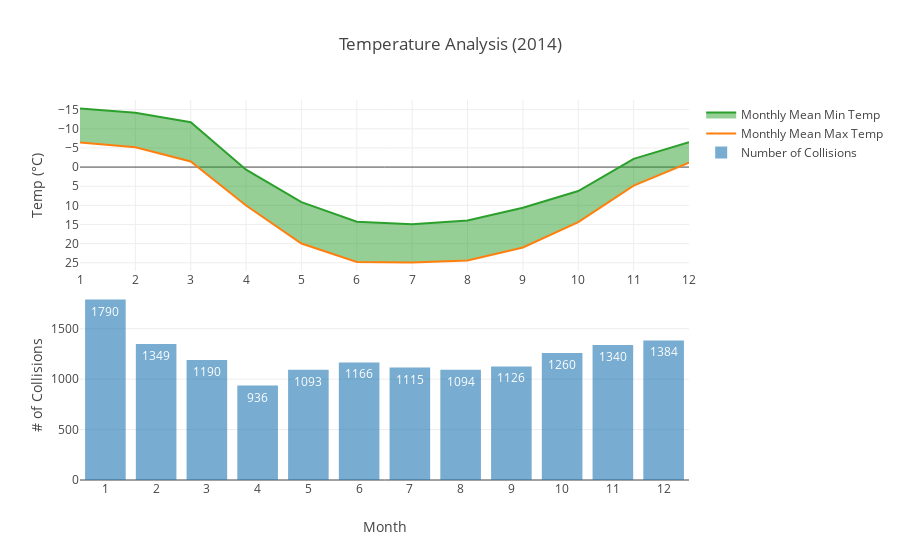
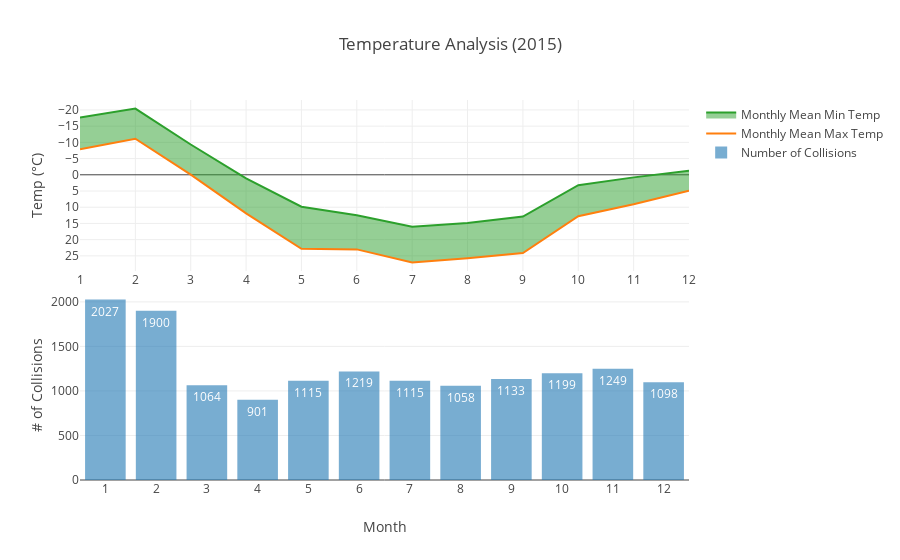
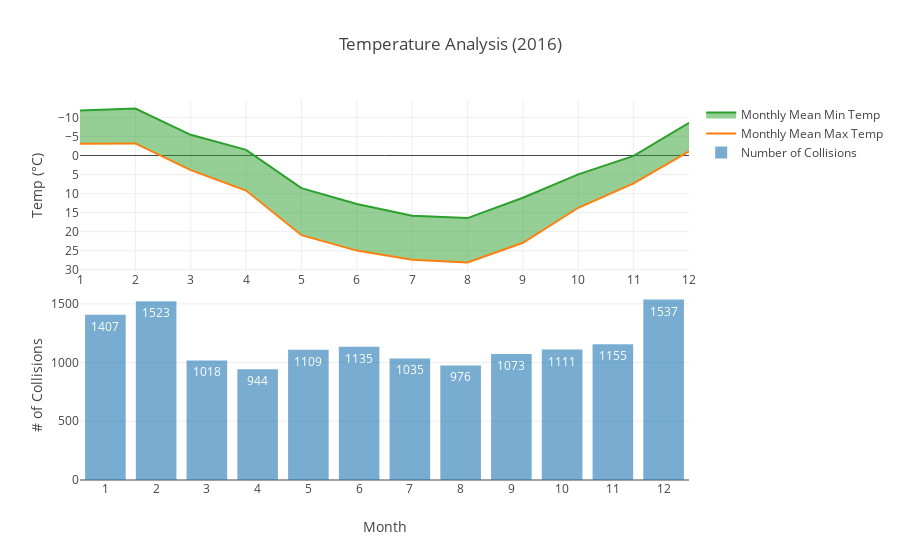

Source (notebook cell) for these figures, in order:
### Markdown cell above
### 2.3 Temperature

### Code cell
df_avg = wt1417.groupby(["Year","Month"]).mean()
df_avg["Year"] = [x[0] for x in df_avg.index]
df_avg["Month"] = [x[1] for x in df_avg.index]

df_sum = wt1417.groupby(["Year","Month"]).sum()
df_sum["Year"] = [x[0] for x in df_sum.index]
df_sum["Month"] = [x[1] for x in df_sum.index]

def printTemInYear(n):
    monthCase = go.Bar(x = df_sum[df_sum["Year"]==n]["Month"],
                       y = df_sum[df_sum["Year"]==n]["Number of Collisions"],
                       text = df_sum[df_sum["Year"]==n]["Number of Collisions"],
                       textposition = 'auto',
                       opacity = 0.6,
                       name = 'Number of Collisions')
    max_temp = go.Scatter(x = df_avg[df_avg["Year"]==n]["Month"],
                         y = df_avg[df_avg["Year"]==n]["Max Temp (°C)"],
                         mode = 'lines',
                         name = 'Monthly Mean Max Temp',
                         xaxis = 'x2', 
                         yaxis = 'y2')
    min_temp = go.Scatter(x = df_avg[df_avg["Year"]==n]["Month"],
                         y = df_avg[df_avg["Year"]==n]["Min Temp (°C)"],
                         mode = 'lines',
                         name = 'Monthly Mean Min Temp',
                         fill = 'tonexty', 
                         xaxis = 'x2', 
                         yaxis = 'y2')
    fig = dict(data = [monthCase, max_temp,min_temp], 
               layout = go.Layout(title = "Temperature Analysis (" + str(n) + ")",
                                  xaxis = dict(title='Month', dtick=1),
                                  yaxis = dict(title='# of Collisions', dtick=500, domain = [0,0.5]),
                                  yaxis2 = dict(title='Temp (°C)', dtick=5, domain = [0.55,1.0],autorange='reversed'),
                                  xaxis2 = dict(dtick=1, anchor = 'y2')
                                 )
              )
    iplot(fig)
    
for m in range(2014,2018):
    printTemInYear(m)
    
print("The correlation between number of collisions and mean temperature: \n" 
      + "all months = %.4f" % df_avg["Number of Collisions"].corr(df_avg["Mean Temp (°C)"]) + "\n" 
      + "In each month: " + "\n")

def corrInMonth(l):
      s = {
        1: 'January',
        2: 'February',
        3: 'March',
        4: 'April',
        5: 'May',
        6: 'June',
        7: 'July',
        8: 'August',
        9: 'September',
       10: 'October',
       11: 'November',
       12: 'December'
      }[l]
      print(s + " = %.4f" % df_avg[df_avg["Month"] == l]["Number of Collisions"].corr(df_avg["Mean Temp (°C)"]))
        
for f in range(1,13):
    corrInMonth(f)

### Figure 1 — Plotly figure (JSON) as saved in the notebook; plotly's stock layout.template omitted (floating-point values rounded to 4 significant figures)
{"data": [{"name": "Number of Collisions", "opacity": 0.6, "text": ["1790", "1349", "1190", "936", "1093", "1166", "1115", "1094", "1126", "1260", "1340", "1384"], "textposition": "auto", "type": "bar", "uid": "69ae6d52-9e8b-11e8-b396-0800275aa47c", "x": [1, 2, 3, 4, 5, 6, 7, 8, 9, 10, 11, 12], "y": [1790, 1349, 1190, 936, 1093, 1166, 1115, 1094, 1126, 1260, 1340, 1384]}, {"mode": "lines", "name": "Monthly Mean Max Temp", "type": "scatter", "uid": "69ae7248-9e8b-11e8-b396-0800275aa47c", "x": [1, 2, 3, 4, 5, 6, 7, 8, 9, 10, 11, 12], "xaxis": "x2", "y": [-6.41, -5.193, -1.461, 10.04, 19.97, 24.77, 24.91, 24.37, 21.0, 14.37, 4.833, -1.123], "yaxis": "y2"}, {"fill": "tonexty", "mode": "lines", "name": "Monthly Mean Min Temp", "type": "scatter", "uid": "69ae748c-9e8b-11e8-b396-0800275aa47c", "x": [1, 2, 3, 4, 5, 6, 7, 8, 9, 10, 11, 12], "xaxis": "x2", "y": [-15.28, -14.19, -11.7, 0.67, 9.174, 14.28, 14.95, 13.94, 10.61, 6.268, -2.147, -6.494], "yaxis": "y2"}], "layout": {"title": "Temperature Analysis (2014)", "xaxis": {"dtick": 1, "title": "Month"}, "xaxis2": {"anchor": "y2", "dtick": 1}, "yaxis": {"domain": [0, 0.5], "dtick": 500, "title": "# of Collisions"}, "yaxis2": {"autorange": "reversed", "domain": [0.55, 1], "dtick": 5, "title": "Temp (°C)"}}}

### Figure 2 — Plotly figure (JSON) as saved in the notebook; plotly's stock layout.template omitted (floating-point values rounded to 4 significant figures)
{"data": [{"name": "Number of Collisions", "opacity": 0.6, "text": ["2027", "1900", "1064", "901", "1115", "1219", "1115", "1058", "1133", "1199", "1249", "1098"], "textposition": "auto", "type": "bar", "uid": "69cd7d6e-9e8b-11e8-b396-0800275aa47c", "x": [1, 2, 3, 4, 5, 6, 7, 8, 9, 10, 11, 12], "y": [2027, 1900, 1064, 901, 1115, 1219, 1115, 1058, 1133, 1199, 1249, 1098]}, {"mode": "lines", "name": "Monthly Mean Max Temp", "type": "scatter", "uid": "69cd82aa-9e8b-11e8-b396-0800275aa47c", "x": [1, 2, 3, 4, 5, 6, 7, 8, 9, 10, 11, 12], "xaxis": "x2", "y": [-7.848, -11.13, -0.05484, 11.89, 22.82, 23.0, 27.02, 25.71, 24.13, 12.76, 9.077, 4.906], "yaxis": "y2"}, {"fill": "tonexty", "mode": "lines", "name": "Monthly Mean Min Temp", "type": "scatter", "uid": "69cd8516-9e8b-11e8-b396-0800275aa47c", "x": [1, 2, 3, 4, 5, 6, 7, 8, 9, 10, 11, 12], "xaxis": "x2", "y": [-17.64, -20.42, -9.332, 1.103, 9.832, 12.49, 16.02, 14.89, 12.87, 3.2, 0.8, -1.21], "yaxis": "y2"}], "layout": {"title": "Temperature Analysis (2015)", "xaxis": {"dtick": 1, "title": "Month"}, "xaxis2": {"anchor": "y2", "dtick": 1}, "yaxis": {"domain": [0, 0.5], "dtick": 500, "title": "# of Collisions"}, "yaxis2": {"autorange": "reversed", "domain": [0.55, 1], "dtick": 5, "title": "Temp (°C)"}}}

### Figure 3 — Plotly figure (JSON) as saved in the notebook; plotly's stock layout.template omitted (floating-point values rounded to 4 significant figures)
{"data": [{"name": "Number of Collisions", "opacity": 0.6, "text": ["1407", "1523", "1018", "944", "1109", "1135", "1035", "976", "1073", "1111", "1155", "1537"], "textposition": "auto", "type": "bar", "uid": "69f0e024-9e8b-11e8-b396-0800275aa47c", "x": [1, 2, 3, 4, 5, 6, 7, 8, 9, 10, 11, 12], "y": [1407, 1523, 1018, 944, 1109, 1135, 1035, 976, 1073, 1111, 1155, 1537]}, {"mode": "lines", "name": "Monthly Mean Max Temp", "type": "scatter", "uid": "69f0ed1c-9e8b-11e8-b396-0800275aa47c", "x": [1, 2, 3, 4, 5, 6, 7, 8, 9, 10, 11, 12], "xaxis": "x2", "y": [-3.106, -3.169, 3.829, 9.2, 20.92, 24.97, 27.37, 28.08, 22.92, 13.73, 7.35, -1.113], "yaxis": "y2"}, {"fill": "tonexty", "mode": "lines", "name": "Monthly Mean Min Temp", "type": "scatter", "uid": "69f0fa3c-9e8b-11e8-b396-0800275aa47c", "x": [1, 2, 3, 4, 5, 6, 7, 8, 9, 10, 11, 12], "xaxis": "x2", "y": [-11.84, -12.32, -5.432, -1.483, 8.581, 12.72, 15.84, 16.44, 11.1, 4.952, 0.1167, -8.565], "yaxis": "y2"}], "layout": {"title": "Temperature Analysis (2016)", "xaxis": {"dtick": 1, "title": "Month"}, "xaxis2": {"anchor": "y2", "dtick": 1}, "yaxis": {"domain": [0, 0.5], "dtick": 500, "title": "# of Collisions"}, "yaxis2": {"autorange": "reversed", "domain": [0.55, 1], "dtick": 5, "title": "Temp (°C)"}}}
